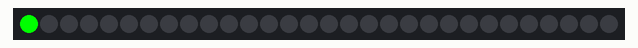
Bench run of a sketch on a simulated ATtiny85, built with avr-gcc and run on an emulated ATtiny85. Parts: 30 RGB LEDs in strip order, left to right.

Above: at 0.1 s.
At 3.6 s:
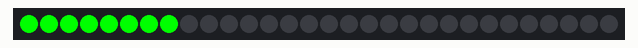
At 7.1 s:
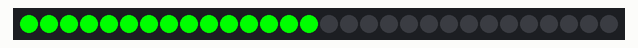
At 14.6 s:
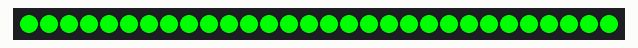
At 22.1 s:
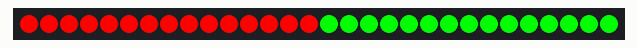
At 29.7 s:
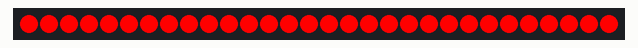

The sketch:

neoPixel_basic.ino
```cpp
#include <Adafruit_NeoPixel.h>
#ifdef __AVR__
 #include <avr/power.h>
#endif
#define PIN       14
#define NUMPIXELS 30
#define DELAYVAL 500

void ledOn(int r, int g, int b);
#define green       ledOn(0,255,0)
#define red         ledOn(255,0,0)
#define orange      ledOn(255,128,0)
#define yellow      ledOn(255,255,0)

Adafruit_NeoPixel pixels(NUMPIXELS, PIN, NEO_GRB + NEO_KHZ800);

void setup() {
  #if defined(__AVR_ATtiny85__) && (F_CPU == 16000000)
  clock_prescale_set(clock_div_1);
  #endif

  pixels.begin();

}

void loop() {
  int pm;
  neoPixel(70);
  delay(5000);
}


void neoPixel(int pm){
  pixels.clear();
  green;
  if (pm < 10){
    green;
  }
  else if (pm < 40){
    yellow;
  }
  else if (pm < 60){
    orange;
  }
  else{
    red;
  }
}

void ledOn(int r, int g, int b){
  for(int i=0; i<NUMPIXELS; i++) {
    pixels.setPixelColor(i, pixels.Color(r,g,b));
    pixels.show();
    delay(DELAYVAL);
  }
}
```

Measured:
- what the display in image 5 shows lasts 5.5 s, from 29.6 s to 35.1 s
